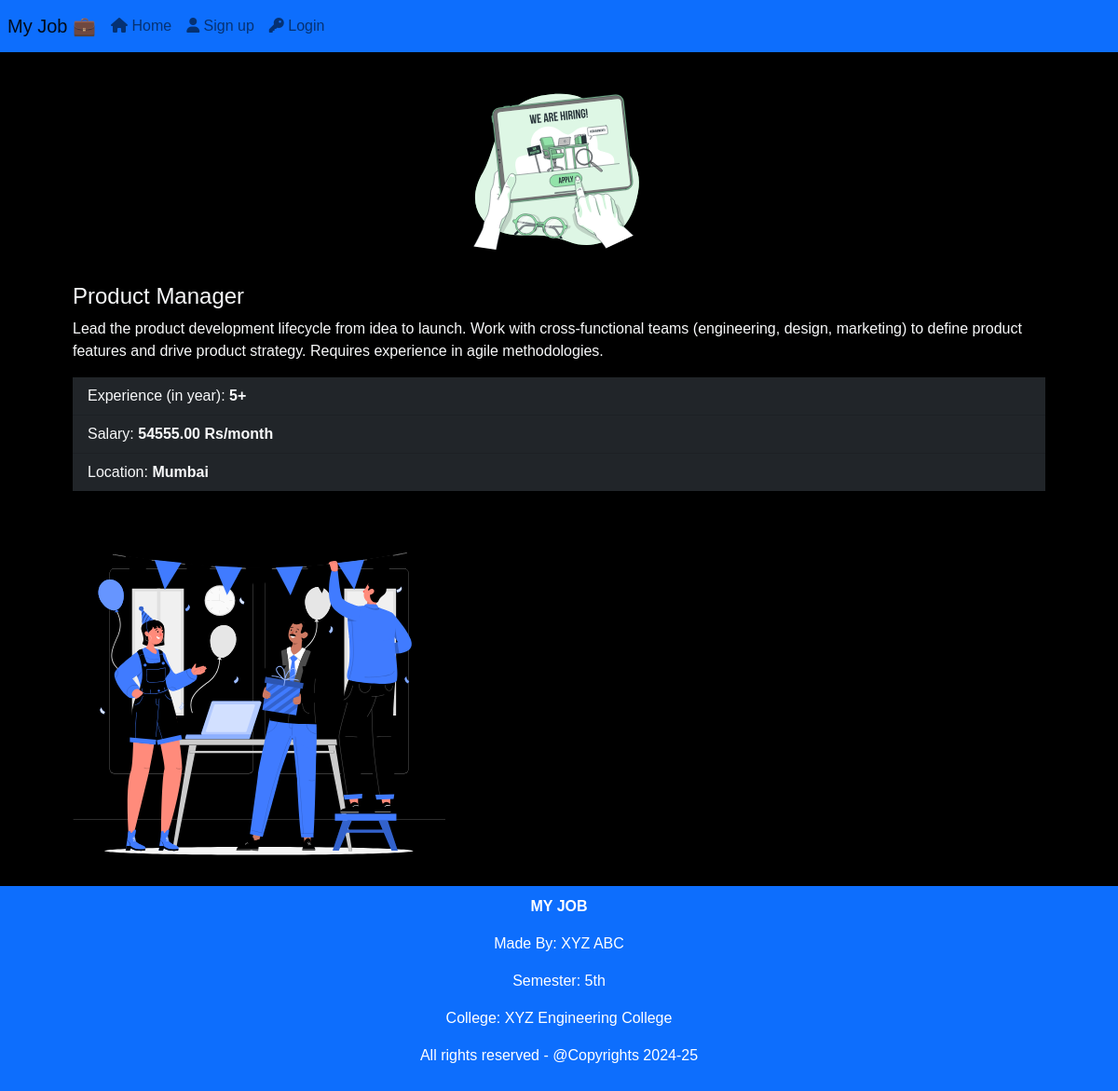
/user/detail/job/4, run on the app's committed database.
### adminjob/models.py (models this page shows, shortened)
class Job(models.Model):
    job_name = models.CharField(max_length=255)  # Job name (up to 255 characters)
    experience = models.CharField(max_length=255)  # Experience requirements (up to 255 characters)
    detail = models.TextField()  # Detailed description of the job
    image = models.ImageField(upload_to='job_images/', null=True, blank=True)  # Optional image field
    salary = models.DecimalField(max_digits=10, decimal_places=2)  # Salary (e.g., 99999999.99)
    address  = models.CharField(max_length=255,default="Mumbai",null=True)

### user/views.py (the view)
# urls.py: path('detail/job/<int:id>',views.jobDetail.as_view(),name="jobdetail")
class jobDetail(View):
    def get(self,request,id):
        isjob = Job.objects.filter(id=id).exists()
        if isjob:
            job=Job.objects.get(id=id)
            return render(request,"user/jobdetails.html",{"job":job})
        else:
            return HttpResponseRedirect('/user/profile/')

### user/templates/user/jobdetails.html (shortened to what this page needs)
{% extends 'core/base.html' %}
{% block content %}
    {% load static %}
{% include 'core/nav.html' %}
<div class="container">
    {% if job %}
    <div class="container mt-4">
        {% if job.image %}
                    <img class="card-img-top" src="{{ job.image.url }}" alt="{{ job.job_name }}" width="350px" height="350px" style="width: 350px; height: 350px;">
                {% else %}
                    <img class="card-img-top" src="{% static 'core/images/job.svg' %}" alt="{{ job.job_name }}" width="200" height="200px">
                {% endif %}
                <div class="mt-4" style="margin-bottom: 10px;">
                    <h4 class=text-light>{{job.job_name}}</h4>
                    <p class="card-text text-light">{{ job.detail }}</p>
                    <ul class="list-group list-group-flush bg-dark text-light">
                        <li class="list-group-item bg-dark text-light">Experience (in year): <b>{{ job.experience }}</b></li>
                        <li class="list-group-item bg-dark text-light">Salary: <b>{{ job.salary }} Rs/month</b></li>
                        <li class="list-group-item bg-dark text-light">Location: <b>{{ job.address }}</b></li>
                    </ul>
                </div>
    </div>
<div class="container mt-4">
    <img src="{% static 'core/images/fun.svg'  %}" alt="" class="img-fluid" style="width: 400px; height: 400px;">
</div>
    {% endif %}
</div>
{% include 'core/footer.html' %}
{% endblock content %}

### user/templates/user/jobdetails.html (style rules this page uses)
body { background-color: black; font-family: Arial, sans-serif; }

### data on the page
Job: job_name "Product Manager", detail "Lead the product development lifecycle from idea to launch. Work with cross-functional teams (engineering, design, marketing) to define product features and drive product strategy. Requires experience in agile methodologies.", experience "5+", salary "54555.00", address "Mumbai"
